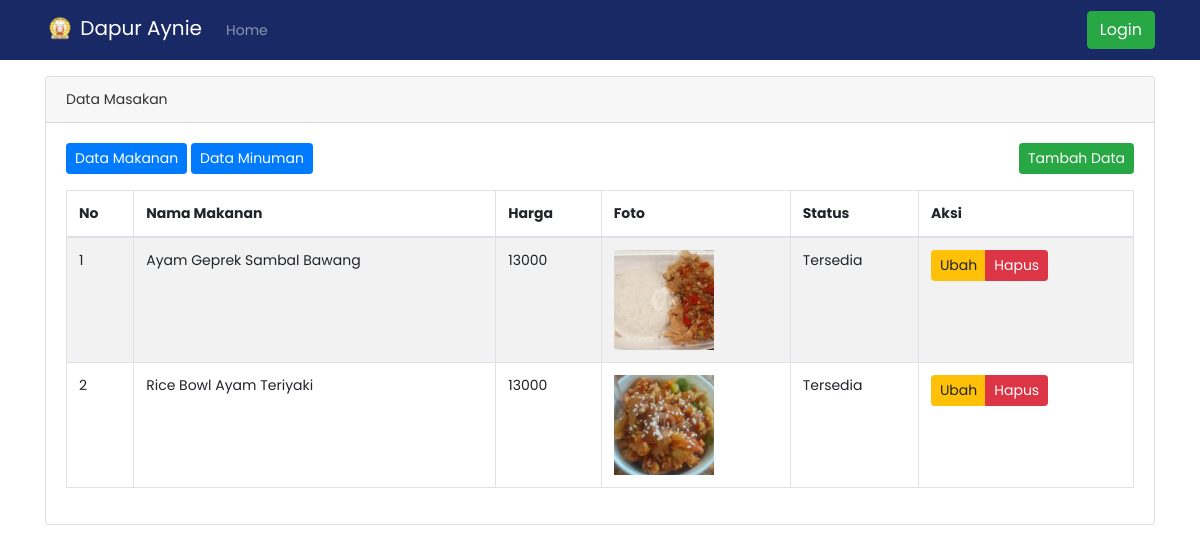
/dashboard/index.php?makanan, run on an earlier commit of the app's database.
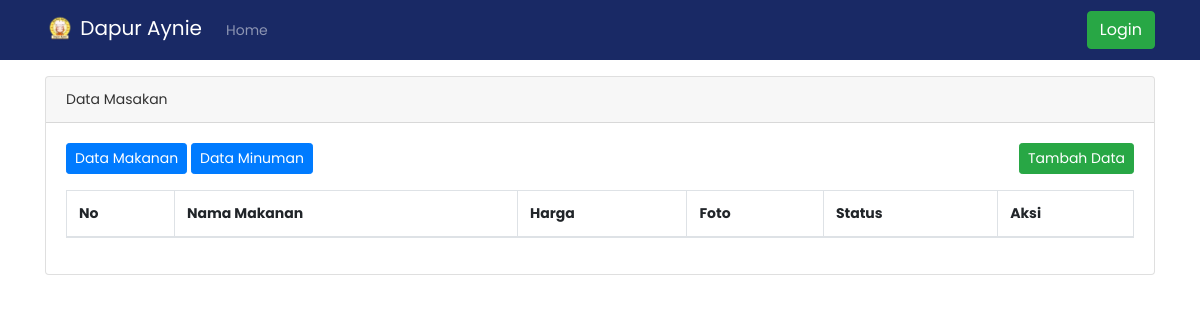
And on a later commit of the database.
### tables this page shows
CREATE TABLE `tb_masakan` (
  `id_masakan` int(11) NOT NULL,
  `kategori_masakan` varchar(128) NOT NULL,
  `nama_masakan` varchar(128) NOT NULL,
  `harga_masakan` int(128) NOT NULL,
  `foto` varchar(255) NOT NULL,
  `status_masakan` int(1) NOT NULL
);

### dashboard/admin/data_makanan.php (the view, shortened to what this page needs)
<div class="container mt-3">
	<div class="card">
		<div class="card-header">
			Data Masakan
		</div>
		<div class="card-body">
			<a href="index.php?makanan"><button class="btn btn-primary btn-sm mb-3">Data Makanan</button></a>
			<a href="index.php?minuman"><button class="btn btn-primary btn-sm mb-3">Data Minuman</button></a>
			<a href="index.php?tambah_makanan"><button class="btn btn-success btn-sm mb-3 float-right">Tambah Data</button></a>
			<table class="table table-bordered table-hover table-striped" id="tabel">
				<thead>
					<tr>
						<th>No</th>
						<th>Nama Makanan</th>
						<th>Harga</th>
						<th>Foto</th>
						<th>Status</th>
						<th>Aksi</th>
					</tr>
				</thead>
				<tbody>
					<?php
					$i = 1;
					$sql = mysqli_query($kon, "SELECT * FROM tb_masakan WHERE kategori_masakan='Makanan'");
					while ($data = mysqli_fetch_array($sql)) : ?>
					<tr>
						<td><?= $i++; ?></td>
						<td><?= $data['nama_masakan'] ?></td>
						<td><?= $data['harga_masakan'] ?></td>
						<td><img src="assets/image/makanan/<?= $data['foto'] ?>" alt="makanan" height="100"></td>
						<?php
							if ($data['status_masakan']==1) {
								$status = "Tersedia";
							} else {
								$status = "Tidak Tersedia";
							}
						?>
						<td><?= $status; ?></td>
						<td>
							<div class="btn-group">
								<a href="index.php?ubah_makanan=<?= $data['id_masakan'] ?>" class="btn btn-sm btn-warning">Ubah</a>
								<a href="fungsi/hapusMakanan.php?id_masakan=<?= $data['id_masakan']; ?>" class="btn btn-danger btn-sm">Hapus</a>
							</div>
						</td>
					</tr>
				<?php endwhile; ?>
				</tbody>
			</table>
		</div>
	</div>
</div>

What changed in the data, as far as the page shows it:
removed tb_masakan: nama_masakan "Ayam Geprek Sambal Bawang", harga_masakan "13000", foto (picture), status_masakan "Tersedia"
removed tb_masakan: nama_masakan "Rice Bowl Ayam Teriyaki", harga_masakan "13000", foto (picture), status_masakan "Tersedia"
